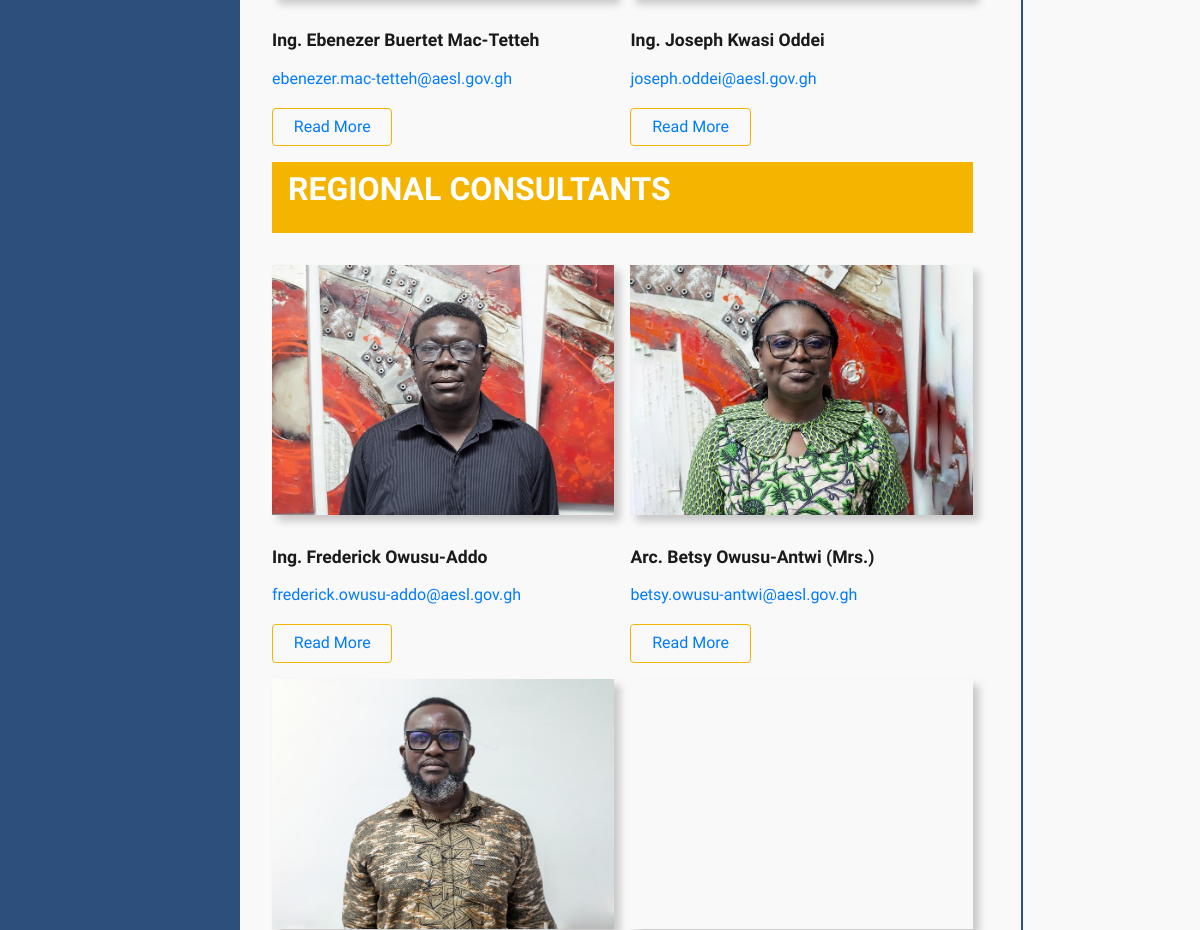
/practice/management/ (middle part), run on an earlier commit of the app's database.
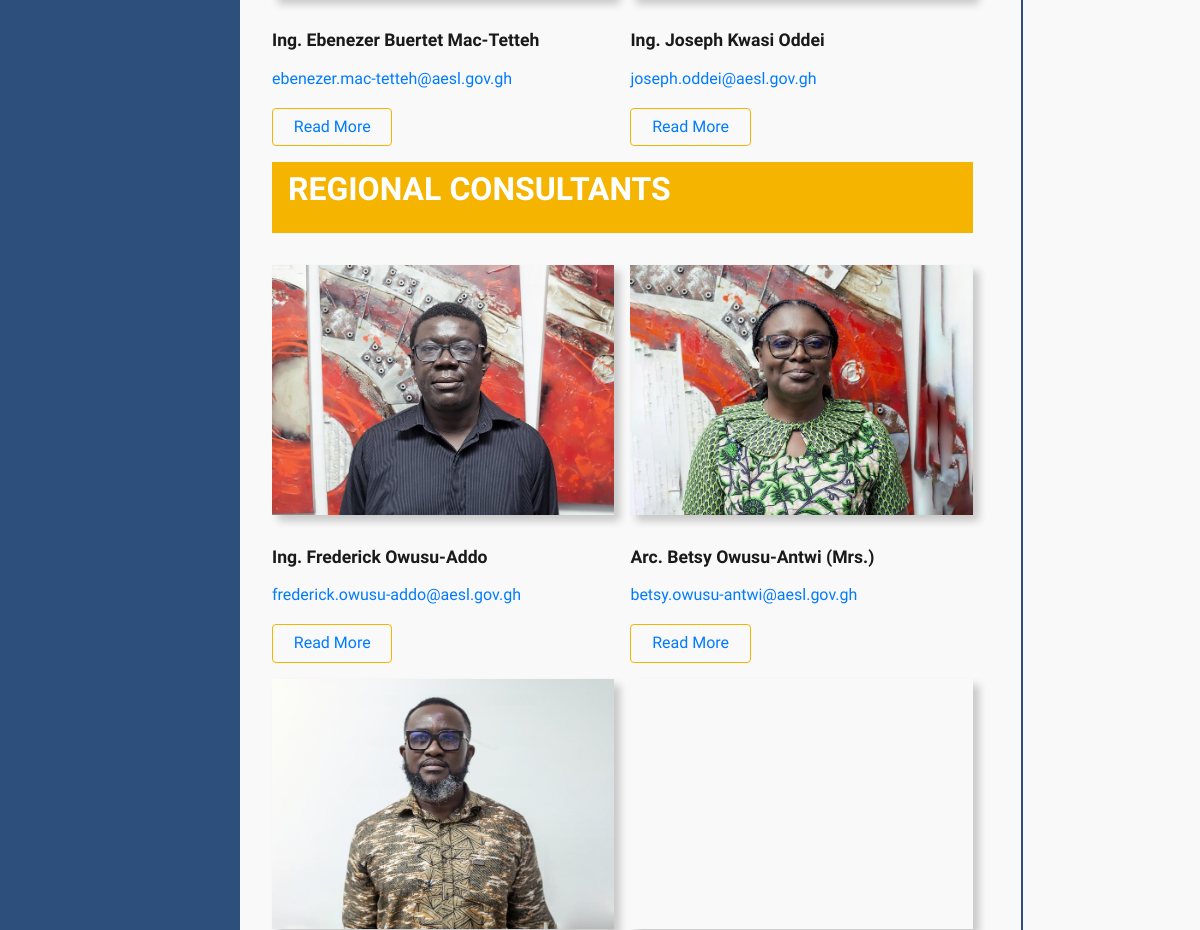
And on a later commit of the database.
### frontend/models.py (models this page shows, shortened)
class ImageOptimizeMixin:
    IMAGE_MAX_SIZE = (1200, 1200)
    IMAGE_QUALITY = 85

class Staff(ImageOptimizeMixin, models.Model):
    sub_category = models.ForeignKey(
        SubCategory, on_delete=models.CASCADE, related_name="staff"
    )
    name = models.CharField(max_length=150)
    image = models.ImageField(upload_to="staff_images/", blank=True, null=True)
    position = models.CharField(max_length=100)
    region = models.CharField(max_length=100, default="Not a Regional Head")
    profession = models.CharField(max_length=100, default="Surveying")
    email = models.EmailField()
    description = models.TextField(blank=True)

class MainCategory(models.Model):
    name = models.CharField(max_length=150)
    class Meta:
        verbose_name_plural = "Main Categories"

### frontend/views.py (the view)
class ManagementView(View):
    def get(self, request):
        categories = MainCategory.objects.prefetch_related(
            "sub_categories__staff")
        context = {
            "title": "Management",
            "categories": categories,
        }
        return render(request, "frontend/management.html", context)

### templates/frontend/management.html (shortened to what this page needs)
{% extends 'base.html' %}
{% load static %}
{% block content %}
<section id="management" class="sector">
  <article class="grid__span">
    {% for main in categories %}
      <section id='hods'>
        <div id="sector" class="sector__headline padding">
          <h4>{{ main.name }}</h4>
        </div>
        {% for sub in main.sub_categories.all %}
          <section class="dept__heads-wrapper">
            {% for staff in sub.staff.all %}
              <div class="dept__head">
                  <div class="dept__head-img" style="background-image: url({{ staff.image.url }});"></div>
                <div class="dept__head-info">
                  <h4>{{ staff.name }}</h4>
                  <a href="mailto:{{staff.email}}">{{staff.email}}</a>
                  <button class="read__more"><a href="{% url 'staff_detail' staff.pk %}">Read More</a></button>
                </div>
</div>              </div>
            {% endfor %}
          </section>
        {% endfor %}
      </section>
    {% endfor %}
  </article>
  <aside class="sector__aside">
  </aside>
</section>
{% endblock content %}

### templates/base.html (shortened to what this page needs)
{% load static %}
<!DOCTYPE html>
<html lang="en">
<head>
  <link
    rel="stylesheet"
    href="https://cdn.jsdelivr.net/npm/bootstrap@4.6.2/dist/css/bootstrap.min.css"
  />
  <link
    rel="stylesheet"
    href="https://cdnjs.cloudflare.com/ajax/libs/font-awesome/6.5.1/css/all.min.css"
  />
  <link
    rel="stylesheet"
    href="https://unpkg.com/nprogress/nprogress.css"
  />
  <link rel="stylesheet" href="https://cdn.jsdelivr.net/npm/swiper@11/swiper-bundle.min.css" />
  <link rel="stylesheet" href="{% static 'css/main.css' %}" />
</head>
<body>
  {% include 'partial/navbar.html' %}
  <main class="main-content">
    {% block content %}{% endblock content %}
  </main>
</body>
</html>

### templates/partial/navbar.html (shortened to what this page needs)
{% load static %}
<aside class="sidebar">
</aside>

### templates/partial/footer.html (shortened to what this page needs)
{% load static %}

### static/css/base.css (style rules this page uses)
*, *::before, *::after { margin: 0; padding: 0; box-sizing: border-box; }
:root { --primary-color: #2d4f7b; --secondary-color: #F4B400; --secondary-color-light: #F6BE2C; --text-color: #1a1a1a; --text-base-color: #f1f1f1; --background-color: #f5f5f5; --font-family: "Ubuntu", sans-serif; }
html { font-size: 16px; scroll-behavior: smooth; }
body { font-family: var(--font-family) !important; line-height: 1.6; font-weight: 300; color: #1a1a1a; background-color: #f9f9f9; }
body, button, input, textarea, select, .btn, .navbar, .nav-link, .dropdown-item { font-family: "Ubuntu", sans-serif; }
h1, h2, h3, h4, h5, h6 { font-weight: 600; margin-bottom: 1rem; }

### static/css/layout.css (style rules this page uses)
.sidebar { width: 20%; background-color: var(--primary-color); position: fixed; height: 100%; overflow-y: auto; padding-top: 20px; padding: 1rem; }
.main-content { margin-left: 20%; }

### static/css/sector-ministry.css (style rules this page uses)
.sector { display: grid; grid-template-columns: repeat(5, 1fr); gap: 1rem; position: relative; }
.grid__span { grid-column: span 4; }
.sector__aside { grid-column: span 1; display: flex; flex-direction: column; align-items: start; justify-content: space-between; border-left: 2px solid var(--primary-color); padding-left: 0.5rem; }
.sector__headline { margin: 2rem 0; background-color: var(--secondary-color); color: #fff; padding: 0.5rem 1rem; text-transform: uppercase; }
.sector__headline h4 { font-weight: 600; font-size: 2rem; }

### static/css/corporate-governance.css (style rules this page uses)
.padding { margin: 0 2rem 2rem 2rem; }

### static/css/management.css (style rules this page uses)
.dept__heads-wrapper { display: grid; grid-template-columns: repeat(2, 1fr); gap: 1rem; margin: 1rem 2rem; }
.dept__head { display: flex; flex-direction: column; align-items: start; text-align: start; }
.dept__head-img { padding: 0.5rem; box-shadow: 6px 6px 8px 0 rgba(0, 0, 0, 0.2); margin-bottom: 2rem; height: 250px; width: 100%; object-fit: cover; background-repeat: no-repeat; background-size: cover; }
.dept__head-info { display: flex; flex-direction: column; justify-content: start; align-items: start; text-align: center; }
.dept__head-info h4 { font-weight: 700; font-size: 1.1rem; }
.dept__head-info a { margin-bottom: 1rem; }

### static/css/projects.css (style rules this page uses)
.read__more { background-color: transparent; color: var(--secondary-color); padding: 0.35rem 1.3rem; border: 1px solid var(--secondary-color); border-radius: 4px; cursor: pointer; font-size: 1rem; transition: background-color 0.3s ease; }

What changed in the data, as far as the page shows it:
changed Staff "Arc. Betsy Owusu-Antwi (Mrs.)": image: a different picture
